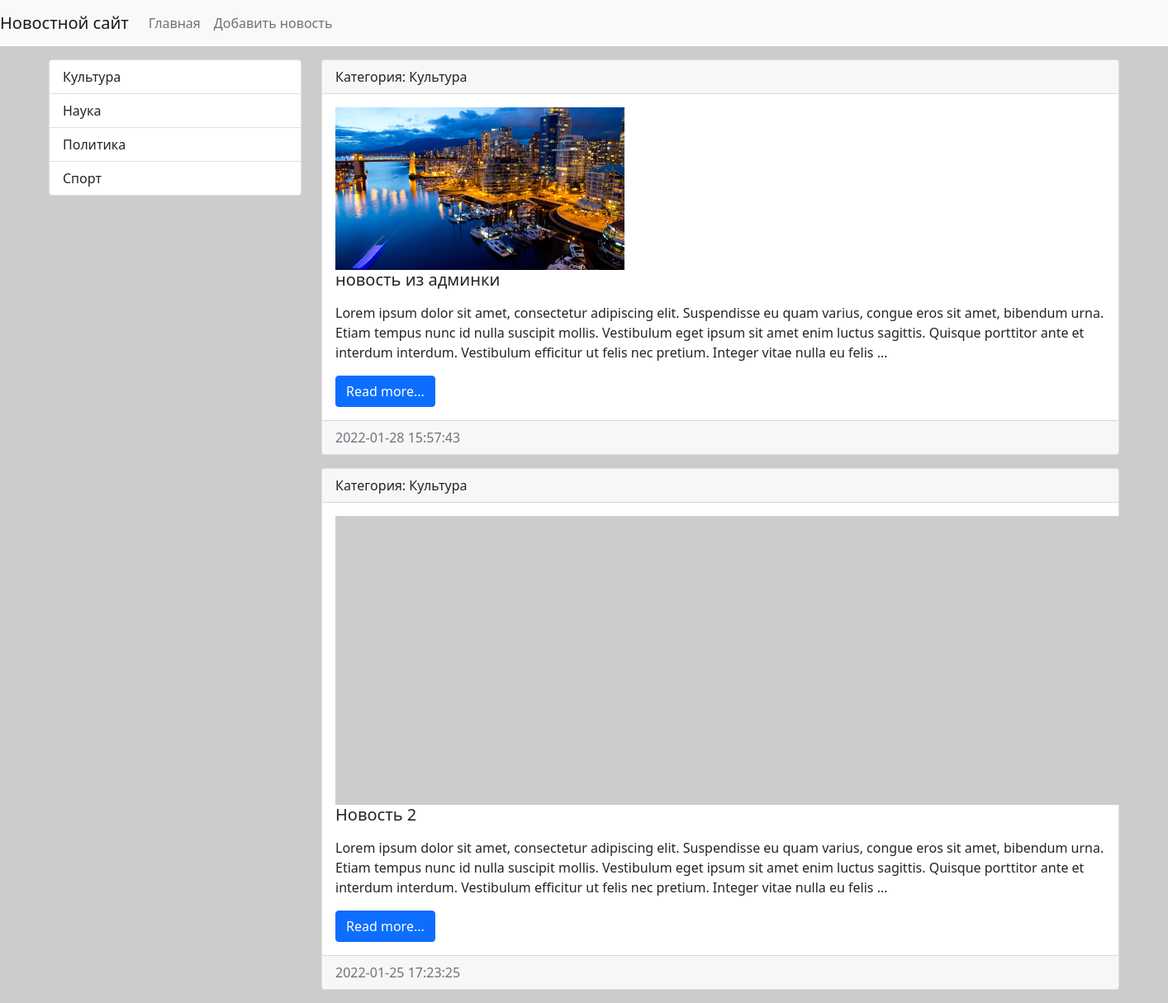
The app's page /category/1/, older data.
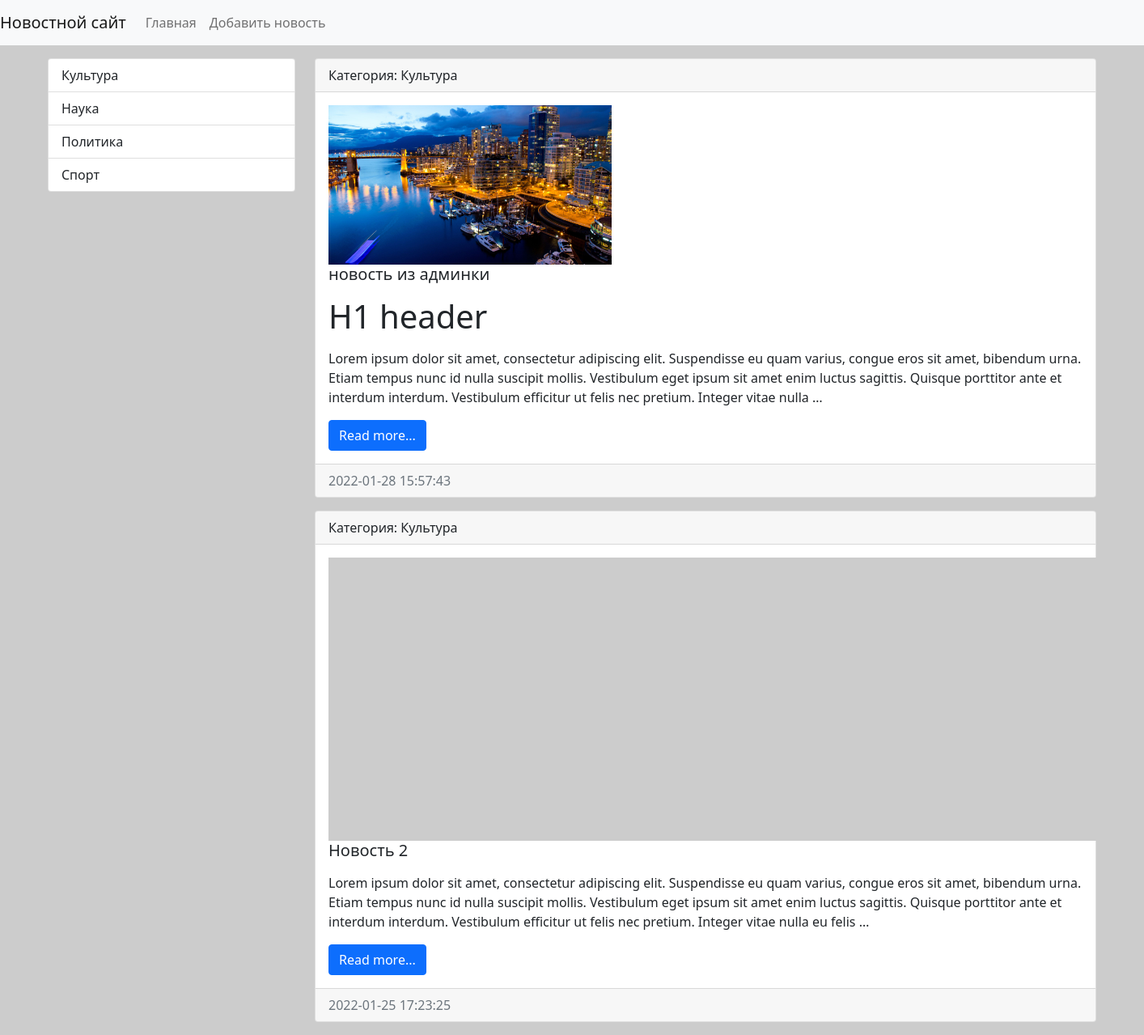
The same page, newer data.
### news/models.py (models this page shows, shortened)
class News(models.Model):
    title = models.CharField(max_length=150, verbose_name='Наименование')
    content = models.TextField(blank=True, verbose_name='Контент')
    created_at = models.DateTimeField(auto_now_add=True, verbose_name='Дата публикации')
    updated_at = models.DateTimeField(auto_now=True, verbose_name='Обновлено')
    photo = models.ImageField(upload_to='photos/%Y/%m/%d/', verbose_name='Фото', blank=True)
    is_published = models.BooleanField(default=True, verbose_name='Опубликовано')
    category = models.ForeignKey('Category', on_delete=models.PROTECT, verbose_name='Категория')
    class Meta:
        verbose_name = 'Новость'
        verbose_name_plural = 'Новости'
        ordering = ['-created_at']

class Category(models.Model):
    title = models.CharField(max_length=150, db_index=True, verbose_name='Наименование категории')
    def get_absolute_url(self):
        return reverse('category', kwargs={"category_id": self.pk})
    def __str__(self):
        return self.title
    class Meta:
        verbose_name = 'Категория'
        verbose_name_plural = 'Категории'
        ordering = ['title']

### news/views.py (the view)
# urls.py: path('category/<int:category_id>/', get_category, name='category'),
def get_category(request, category_id):
    news = News.objects.filter(category_id=category_id)
    category = Category.objects.get(pk=category_id)
    return render(request, 'news/category.html', {'news': news, 'category': category})

### news/templatetags/news_tags.py (called while the page is built)
@register.inclusion_tag('news/list_categories.html')
def show_categories(arg1='Hello', arg2='world'):
    categories = Category.objects.all()
    return {"categories": categories, "arg1": arg1, "arg2": arg2}

### news/templates/news/category.html (shortened to what this page needs)
{% extends 'base.html' %}
{% block sidebar %}
{% include 'inc/_sidebar.html' %}
{% endblock %}
{% block content %}
{% for item in news %}
<div class="card mb-3">
    <div class="card-header">
        Категория: {{ item.category }}
    </div>
    <div class="card-body">
        <div class="media">
            {% if item.photo %}
            <img src="{{ item.photo.url }}" alt="" width="350" class="mr-3">
            {% else %}
            <img src="https://picsum.photos/id/1060/350/235/?blur=2" alt="" class="mr-3">
            {% endif %}
            <div class="media-body">
                <h5 class="card-title">{{ item.title }}</h5>
                <p class="card-text">{{ item.content|safe|linebreaks|truncatewords:50 }}</p>
                <a href="#" class="btn btn-primary">Read more...</a>
            </div>
        </div>
    </div>
    <div class="card-footer text-muted">
        {{ item.created_at|date:"Y-m-d H:i:s" }}
    </div>
</div>
{% endfor %}
{% endblock %}

Row changes from the older to the newer data that the page shows:
changed News "новость из админки": content "Lorem ipsum dolor sit amet, consectetur adipiscing elit. Suspendisse eu quam varius, congue eros sit amet, bibendum urna. Etiam tempus nunc id nulla suscipit mollis. Vestibulum eget ipsum sit amet enim luctus sagittis. Quisque porttitor ante et interdum interdum. Vestibulum efficitur ut felis nec pretium. Integer vitae nulla eu felis …" → "H1 header Lorem ipsum dolor sit amet, consectetur adipiscing elit. Suspendisse eu quam varius, congue eros sit amet, bibendum urna. Etiam tempus nunc id nulla suscipit mollis. Vestibulum eget ipsum sit amet enim luctus sagittis. Quisque porttitor ante et interdum interdum. Vestibulum efficitur ut felis nec pretium. Integer vitae nulla …"
